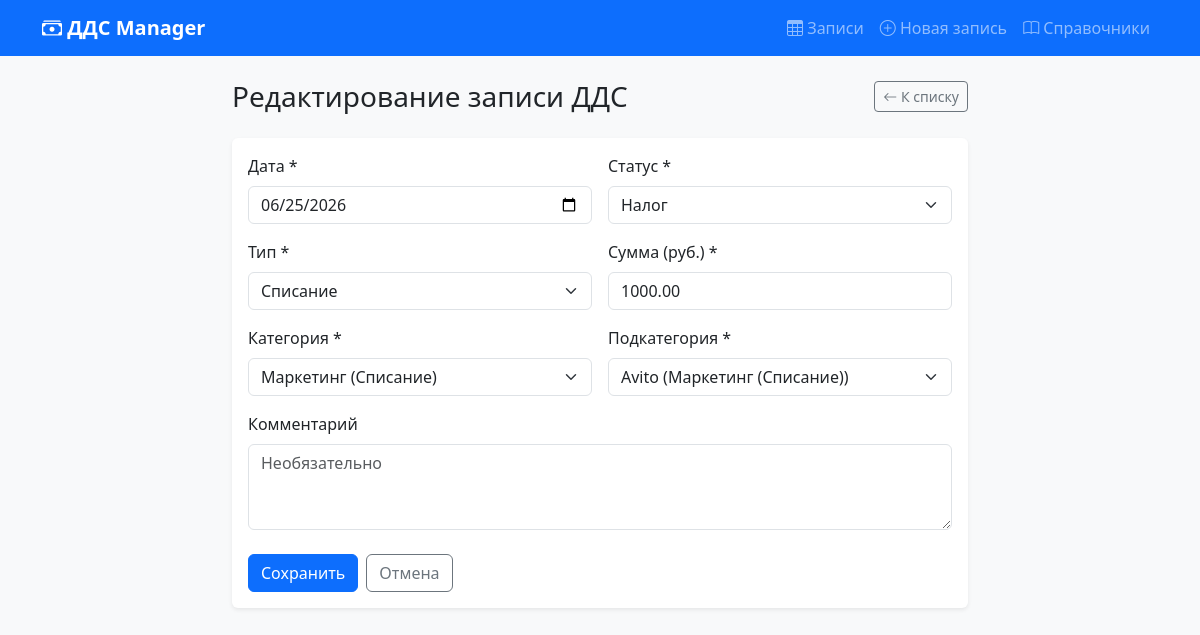
The page /3/edit/ on the database its author committed.
### dds/models.py (models this page shows, shortened)
class CashFlowRecord(models.Model):
    date = models.DateField('Дата', default=timezone.localdate)
    status = models.ForeignKey(
        Status,
        on_delete=models.PROTECT,
        verbose_name='Статус',
    )
    transaction_type = models.ForeignKey(
        TransactionType,
        on_delete=models.PROTECT,
        verbose_name='Тип',
        related_name='records',
    )
    category = models.ForeignKey(
        Category,
        on_delete=models.PROTECT,
        verbose_name='Категория',
        related_name='records',
    )
    subcategory = models.ForeignKey(
        Subcategory,
        on_delete=models.PROTECT,
        verbose_name='Подкатегория',
        related_name='records',
    )
    amount = models.DecimalField('Сумма', max_digits=12, decimal_places=2)
    comment = models.TextField('Комментарий', blank=True)
    created_at = models.DateTimeField(auto_now_add=True)
    updated_at = models.DateTimeField(auto_now=True)
    class Meta:
        verbose_name = 'Запись ДДС'
        verbose_name_plural = 'Записи ДДС'
        ordering = ['-date', '-id']

### dds/views.py (the view, shortened to what this page needs)
# urls.py: path('<int:pk>/edit/', TransactionUpdateView.as_view(), name='transaction_edit'),
class TransactionUpdateView(UpdateView):
    model = CashFlowRecord
    form_class = CashFlowRecordForm
    template_name = 'dds/transaction_form.html'
    def get_context_data(self, **kwargs):
        context = super().get_context_data(**kwargs)
        context['title'] = 'Редактирование записи ДДС'
        context['submit_label'] = 'Сохранить'
        return context

### dds/forms.py (called while the page is built)
    def _get_selected_id(self, field_name):
        if self.data.get(field_name):
            try:
                return int(self.data[field_name])
            except (TypeError, ValueError):
                return None
        if self.instance.pk:
            return getattr(self.instance, f'{field_name}_id', None)
        return None

### dds/models.py (called while the page is built)
    def __str__(self):
        return self.name

    def __str__(self):
        return self.name

    def __str__(self):
        return f'{self.name} ({self.transaction_type})'

    def __str__(self):
        return f'{self.name} ({self.category})'

### dds/templates/dds/transaction_form.html (shortened to what this page needs)
{% extends 'base.html' %}
{% block content %}
<div class="row justify-content-center">
    <div class="col-lg-8">
        <div class="d-flex justify-content-between align-items-center mb-4">
            <h1 class="h3 mb-0">{{ title }}</h1>
            <a href="{% url 'transaction_list' %}" class="btn btn-outline-secondary btn-sm">
                <i class="bi bi-arrow-left"></i> К списку
            </a>
        </div>
        <div class="card">
            <div class="card-body">
                <form method="post" id="transaction-form" novalidate>
                    <div class="row g-3">
                        <div class="col-md-6">
                            <label for="{{ form.date.id_for_label }}" class="form-label">{{ form.date.label }} *</label>
                            {{ form.date }}
                        </div>
                        <div class="col-md-6">
                            <label for="{{ form.status.id_for_label }}" class="form-label">{{ form.status.label }} *</label>
                            {{ form.status }}
                        </div>
                        <div class="col-md-6">
                            <label for="{{ form.transaction_type.id_for_label }}" class="form-label">{{ form.transaction_type.label }} *</label>
                            {{ form.transaction_type }}
                        </div>
                        <div class="col-md-6">
                            <label for="{{ form.amount.id_for_label }}" class="form-label">{{ form.amount.label }} *</label>
                            {{ form.amount }}
                        </div>
                        <div class="col-md-6">
                            <label for="{{ form.category.id_for_label }}" class="form-label">{{ form.category.label }} *</label>
                            {{ form.category }}
                        </div>
                        <div class="col-md-6">
                            <label for="{{ form.subcategory.id_for_label }}" class="form-label">{{ form.subcategory.label }} *</label>
                            {{ form.subcategory }}
                        </div>
                        <div class="col-12">
                            <label for="{{ form.comment.id_for_label }}" class="form-label">{{ form.comment.label }}</label>
                            {{ form.comment }}
                        </div>
                    </div>
                    <div class="mt-4 d-flex gap-2">
                        <button type="submit" class="btn btn-primary">{{ submit_label }}</button>
                        <a href="{% url 'transaction_list' %}" class="btn btn-outline-secondary">Отмена</a>
                    </div>
                </form>
            </div>
        </div>
    </div>
</div>
{% endblock %}
{% block extra_js %}
{% load static %}
{% endblock %}

### dds/templates/base.html (style rules this page uses)
body { background-color: #f8f9fa; }
.card { border: none; box-shadow: 0 0.125rem 0.25rem rgba(0, 0, 0, 0.075); }

### rows shown on the page
CashFlowRecord: date "06/25/2026", status "Налог", transaction_type "Списание", amount "1000.00", category "Маркетинг (Списание)", subcategory "Avito (Маркетинг (Списание))"

### other values the page prints
{{ title }} "Редактирование записи ДДС"
{{ submit_label }} "Сохранить"
